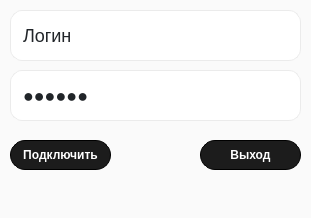
<?xml version="1.0" encoding="UTF-8"?>
<ui version="4.0">
 <class>MainWindow</class>
 <widget class="QMainWindow" name="MainWindow">
  <property name="geometry">
   <rect>
    <x>0</x>
    <y>0</y>
    <width>311</width>
    <height>218</height>
   </rect>
  </property>
  <property name="cursor">
   <cursorShape>ArrowCursor</cursorShape>
  </property>
  <property name="windowTitle">
   <string>RDP over SSH Client</string>
  </property>
  <property name="styleSheet">
   <string notr="true">QMainWindow {

}

QWidget {
background-color: #fafafa;
font-family: apple-system,BlinkMacSystemFont,&quot;Segoe UI&quot;,Roboto,&quot;Helvetica Neue&quot;, Arial, sans-serif;
color: #212529;
font-weight: bold; 
text-color: black;
}

QLabel {

}

QLineEdit {
padding: 0 10px 0 10px;
font-size: 18px;
font-weight: normal;
background-color: #ffffff;
box-shadow: 0 0 0 0; 
border: 1px solid #ebebeb;
border-radius: 12px;
/* color: black; */
}

QPushButton{
background-color: black;
border: 1px solid black;
border-radius: 15px;
display: flex;
justify-content: center;
background-color: #1c1c1c;
color: white;
position: relative;
padding: 5px;
}</string>
  </property>
  <widget class="QWidget" name="centralwidget">
   <property name="styleSheet">
    <string notr="true"/>
   </property>
   <widget class="QWidget" name="widget" native="true">
    <property name="geometry">
     <rect>
      <x>163</x>
      <y>361</y>
      <width>135</width>
      <height>30</height>
     </rect>
    </property>
   </widget>
   <widget class="QPushButton" name="pushButton_2">
    <property name="geometry">
     <rect>
      <x>200</x>
      <y>140</y>
      <width>101</width>
      <height>30</height>
     </rect>
    </property>
    <property name="text">
     <string>Выход</string>
    </property>
   </widget>
   <widget class="QPushButton" name="pushButton">
    <property name="geometry">
     <rect>
      <x>10</x>
      <y>140</y>
      <width>101</width>
      <height>30</height>
     </rect>
    </property>
    <property name="styleSheet">
     <string notr="true"/>
    </property>
    <property name="text">
     <string>Подключить</string>
    </property>
   </widget>
   <widget class="QLineEdit" name="lineEdit_2">
    <property name="geometry">
     <rect>
      <x>10</x>
      <y>70</y>
      <width>291</width>
      <height>51</height>
     </rect>
    </property>
    <property name="text">
     <string>пароль</string>
    </property>
    <property name="echoMode">
     <enum>QLineEdit::Password</enum>
    </property>
   </widget>
   <widget class="QLineEdit" name="lineEdit">
    <property name="geometry">
     <rect>
      <x>10</x>
      <y>10</y>
      <width>291</width>
      <height>51</height>
     </rect>
    </property>
    <property name="text">
     <string>Логин</string>
    </property>
   </widget>
  </widget>
  <widget class="QMenuBar" name="menubar">
   <property name="geometry">
    <rect>
     <x>0</x>
     <y>0</y>
     <width>311</width>
     <height>23</height>
    </rect>
   </property>
  </widget>
  <widget class="QStatusBar" name="statusbar"/>
  <action name="action">
   <property name="text">
    <string>О программе</string>
   </property>
  </action>
  <action name="action_2">
   <property name="text">
    <string>Помощь</string>
   </property>
  </action>
 </widget>
 <resources/>
 <connections/>
</ui>
